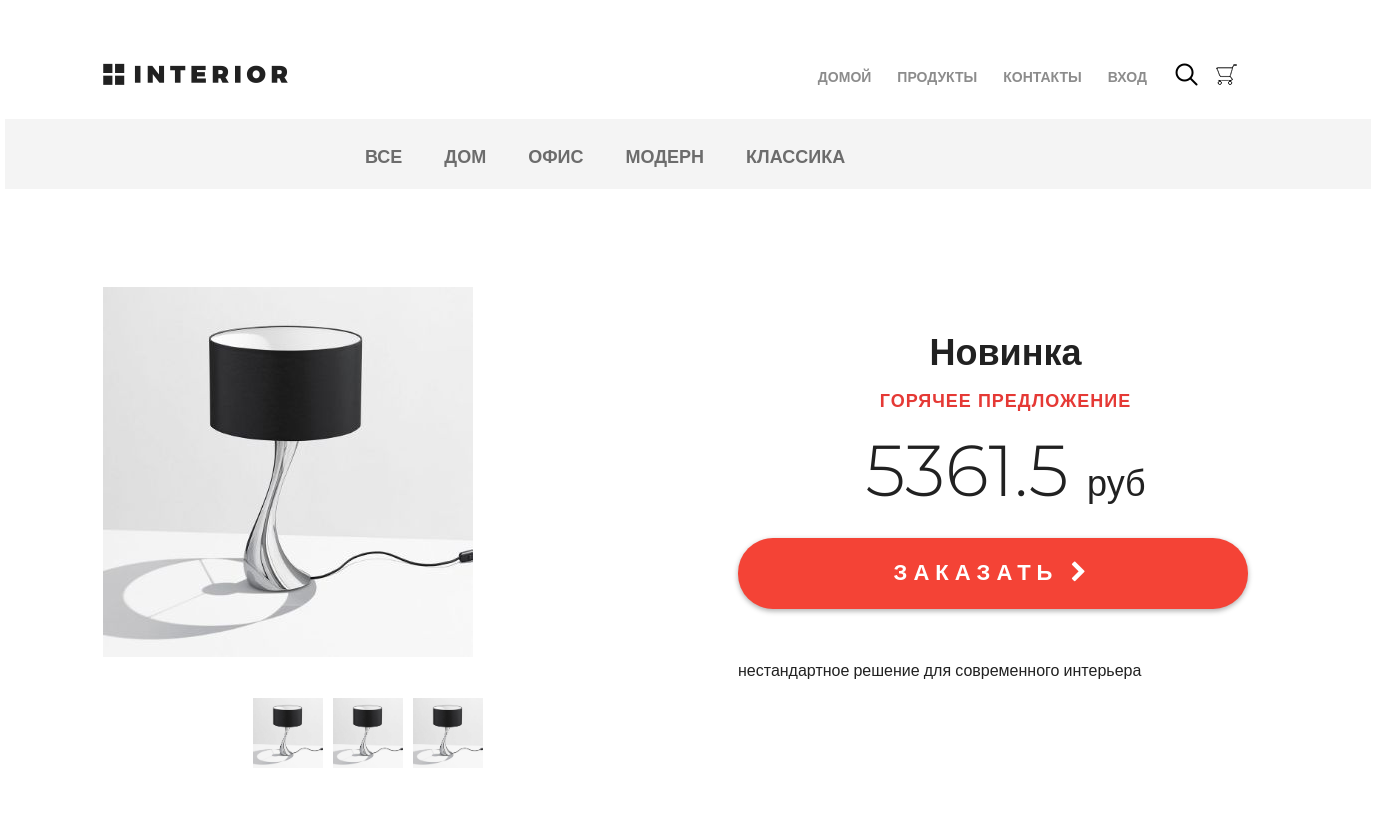
/products/ (upper part), run on an earlier commit of the app's database.
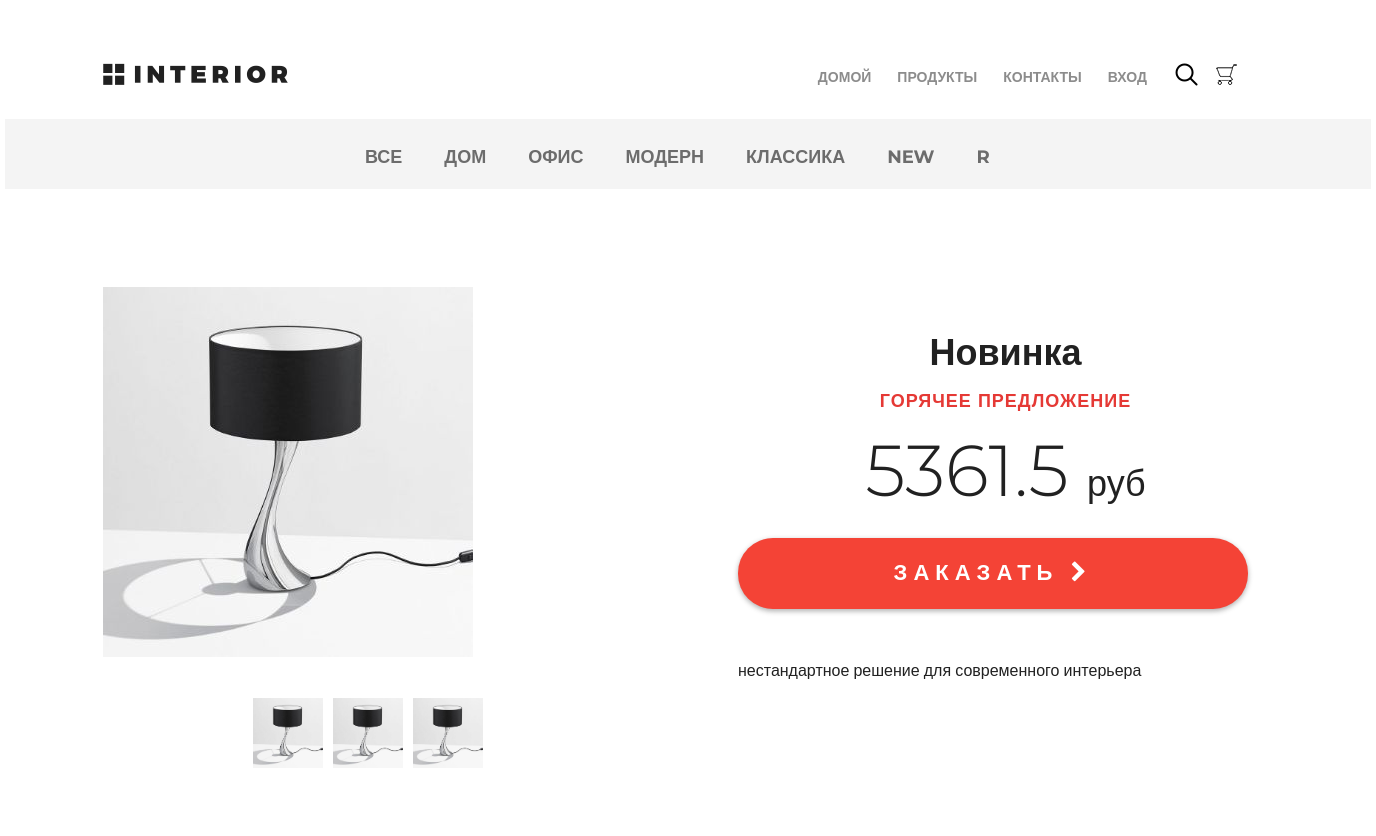
And on a later commit of the database.
### mainapp/models.py (models this page shows, shortened)
class ProductCategory(models.Model):
    name = models.CharField(max_length=64, unique=True, verbose_name='название категории')
    description = models.TextField(blank=True, verbose_name='описание категории')
    is_active = models.BooleanField(default=True)
    class Meta:
        verbose_name = 'категория(ю)'
        verbose_name_plural = 'категории'

class Product(models.Model):
    category = models.ForeignKey(ProductCategory, on_delete=models.CASCADE)
    name = models.CharField(verbose_name='имя продукта', max_length=128)
    image = models.ImageField(upload_to='products_images', blank=True)
    short_desc = models.CharField(max_length=128, verbose_name='краткое описание', blank=True)
    description = models.TextField(verbose_name='описание продукта', blank=True)
    price = models.DecimalField(verbose_name='цена продукта', max_digits=8, decimal_places=2, default=0)
    quantity = models.PositiveIntegerField(verbose_name='колличество на складе', default=0)
    is_active = models.BooleanField(default=True)
    class Meta:
        verbose_name = 'товар'
        verbose_name_plural = 'товары'

### mainapp/views.py (the view, shortened to what this page needs)
# urls.py: path('', mainapp.products, name='index'),
def products(request, pk=None):
    links_menu = ProductCategory.objects.all()
    hot_product = get_hot_product()
    related_products = get_related_products(hot_product)
    content = {
        'links_menu': links_menu,
        'title': 'продукты',
        'hot_product': hot_product,
        'related_products': related_products,
        'basket': get_basket(request.user),
    }
    return render(request, 'mainapp/products.html', content)

### mainapp/views.py (called while the page is built)
def get_basket(user):
    if user.is_authenticated:
        return Basket.objects.filter(user=user)
    return []

def get_hot_product():
    products_list = Product.objects.all()
    return random.sample(list(products_list), 1)[0]

def get_related_products(hot_product):
    related_products = Product.objects.filter(category_id=hot_product.category_id).exclude(pk=hot_product.pk)[:3]
    return related_products

### mainapp/templates/mainapp/products.html (shortened to what this page needs)
{% extends 'mainapp/base.html' %}
{% load static %}
{% block menu %}
	<div class="hero-white">
		<div class="header clearfix">
			<a href="/" class="logo"></a>
			{% include 'mainapp/includes/inc_main_menu.html' %}
		</div>
	</div>
{% endblock %}
{% block content %}
	<div class="details">
		<div class="links clearfix">
			{% include 'mainapp/includes/inc_categories_menu.html' %}
		</div>
		<div class="details-products">
			<div class="details-slider">
				<div class="slider-product">
					<img src="/media/{{  hot_product.image }}">
				</div>
				<div class="slider-control">
					<div class="block">
						<a href="#"><img src="/media/{{  hot_product.image }}" alt="">
						</a>
					</div>
					<div class="block">
						<a href="#"><img src="/media/{{  hot_product.image }}" alt="">
						</a>
					</div>
					<div class="block">
						<a href="#"><img src="/media/{{  hot_product.image }}" alt="">
						</a>
					</div>
				</div>
			</div>
			<div class="description">
                <h3 class="big-bold">{{ hot_product.name|title }}</h3>
				<h3 class="red">горячее предложение</h3>
				<p class="price"> {{ hot_product.price|floatformat:1 }} <span>руб</span></p>
				<a href="{% url 'basket:add' hot_product.pk  %}" class="red-button">
					заказать <i class="fa fa-chevron-right" aria-hidden="true"></i>
				</a>
				<div class="description-text">
					{{ hot_product.description }}
				</div>
			</div>
		</div>
	</div>
{% endblock %}

### mainapp/templates/mainapp/base.html (shortened to what this page needs)
{% load static %}
<!DOCTYPE html>
<html>
<head>
    {% block css %}
	<link rel="stylesheet" type="text/css" href="{% static "style.css" %}">
	<link rel="stylesheet" href="{% static "fonts/font-awesome/css/font-awesome.css" %}">
    {% endblock %}
</head>
<body>
	<div class="container">
		{% block menu%}
        {% endblock %}
		{% block content %}
        {% endblock %}
	</div>
</body>
</html>

### mainapp/templates/mainapp/includes/inc_main_menu.html (shortened to what this page needs)
<ul class="menu">
				<li><a href="{% url 'main'%}" {% if request.resolver_match.url_name == 'main' %}class="active"{% endif %}>домой</a></li>
				<li><a href="{% url 'products:index' %}" {% if request.resolver_match.url_namespace == 'products' %}class="active"{% endif %}>продукты</a></li>
				<li><a href="{% url 'contact'%}" {% if request.resolver_match.url_name == 'contact' %}class="active"{% endif %}>контакты</a></li>
                {% if user.is_authenticated %}
                <li><a href="{% url 'auth:edit'%}">
                    {{ user.first_name|default:'Пользователь' }}
                </a></li>
                    {% if user.is_superuser %}
                        <li>
                            <a href="{% url 'admin:users'%}">
                                админка
                            </a>
                        </li>
                    {% endif %}
                <li><a href="{% url 'auth:logout'%}">
                    выход
                </a></li>
                {% else %}
                    <li><a href="{% url 'auth:login'%}">
                    вход
                </a></li>
                {% endif %}
                <li>
                    <a href="#" class="search"></a>
                </li>
                <li>
                    <a href="{% url 'basket:basket' %}" class="basket"> {% if request.resolver_match.url_name == 'basket' %}class="active"{% endif %}
                    </a>
                </li>
</ul>

### mainapp/templates/mainapp/includes/inc_categories_menu.html (shortened to what this page needs)
<ul class="links-menu">
    <li>
        <a href="{% url 'products:category' 0 %}">
            все
        </a>
    </li>
    {% for item in links_menu %}
        <li><a
                href="{% url 'products:category' item.pk %}"
        >{{ item.name }}</a></li>
    {% endfor %}
</ul>

### mainapp/templates/mainapp/includes/inc_related_products.html (shortened to what this page needs)
{% load static %}

### static/style.css (style rules this page uses)
* { margin: 0; padding: 0; }
body { font-family: 'Montserrat', sans-serif; }
html, body { height: 100%; }
.container { width: 1366px; margin: 0 auto; min-height: 100%; }
.logo { background-image: url(img/logo.png); margin-top: 63px; width: 185px; height: 22px; float: left; }
.menu { list-style-type: none; margin-top: 67px; float: right; }
.menu li { float: left; }
.menu a { color: #8c8c8c; font-size: 14px; font-weight: 700; text-align: right; text-transform: uppercase; text-decoration: none; padding: 10px 13px; }
.search { display: block; width: 23px; height: 23px; background-image: url(img/search.png); position: absolute; top: 63px; left: 1176px; }
.clearfix:after { content: ""; display: block; clear: both; }
.big-bold { color: #212121; font-size: 36px; font-weight: 700; text-align: left; margin-bottom: 24px; line-height: 36px; }
.red { text-transform: uppercase; color: #e53935; font-size: 18px; font-weight: 700; text-align: left; letter-spacing: 1px; line-height: 17px; margin-bottom: 22px; }
.hero-white { background-color: #fff; height: 119px; padding-left: 98px; padding-right: 211px; position: relative; }
.links { height: 70px; background-color: #f4f4f4; position: relative; padding-left: 360px; }
.links-menu { margin: 27px auto 0px; position: absolute; }
.links-menu li { float: left; list-style-type: none; padding-right: 42px; }
.links-menu li a { text-decoration: none; color: #6c6c6c; font-size: 18px; font-weight: 700; text-transform: uppercase; }
.details-products { padding-left: 98px; padding-right: 98px; margin-top: 98px; height: 551px; }
.details-slider { width: 570px; float: left; margin-right: 30px; }
.slider-product { width: 570px; height: 400px; }
.slider-control { width: 420px; height: 70px; margin: 11px auto 0px; padding-left: 150px }
.slider-control .block { height: 70px; width: 70px; position: relative; float: left; margin-right: 10px; }
.slider-control .block a img { width: 70px; }
.description { width: 535px; float: right; padding-left: 35px }
.description .big-bold { color: #212121; font-size: 36px; font-weight: 700; text-align: center; margin-top: 47px; margin-bottom: 0px; }
.description .red { text-transform: uppercase; color: #e53935; font-size: 18px; font-weight: 700; text-align: center; letter-spacing: 1px; line-height: 17px; margin-top: 23px; margin-bottom: 36px; }
.description .price { color: #212121; font-size: 72px; font-weight: 300; line-height: 48px; text-align: center; }
.description .price span { color: #212121; font-size: 36px; font-weight: 300; line-height: 48px; text-align: center; }
.red-button { display: block; height: 71px; width: 510px; border-radius: 35px; background-color: #f44336; text-align: center; text-transform: uppercase; text-decoration: none; color: #ffffff; font-size: 22px; font-weight: 700; line-height: 24px; box-shadow: 0px 2px 4.85px 0.15px rgba(33, 33, 33, 0.35); line-height: 70px; letter-spacing: 6px; margin-top: 31px; }
.description-text { margin-top: 50px; color: #212121; font-size: 16px; font-weight: 300; line-height: 24px; text-align: left; }
.basket { display: block; width: 23px; height: 23px; background-image: url("/static/img/basket.png"); background-repeat: no-repeat; position: absolute; top: 63px; left: 1210px; text-decoration: none; color: #555; }
.search { display: block; width: 23px; height: 23px; background-image: url("/static/img/search.png"); background-repeat: no-repeat; position: absolute; top: 63px; left: 1170px; text-decoration: none; color: #555; }

What changed in the data, as far as the page shows it:
added ProductCategory: name "NEW"
added ProductCategory: name "R"
